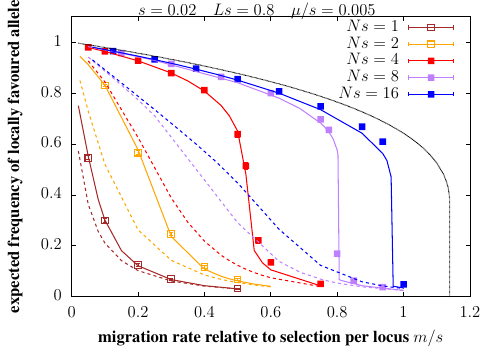

The gnuplot source for this figure:
set output  "allelefreq_vs_mbys.tex"
set terminal epslatex color dl 3.0 blacktext 12 'ptm,b' standalone
set border linewidth 2
set style line 1 lt 3 lc rgb "black"  pt 3 lw 5
set style line 2 lt 3 lc rgb "black"  pt 3  lw 5
set style line 3 lt 3 lc rgb "black"  pt 3  lw 5
set style line 4 lt 3 lc rgb "red"  pt 3 ps 0.8 lw 3
set style line 5 lt 3 lc rgb "blue"  pt 5 ps 0.8 lw 3
set style line 6 lt 3 lc rgb "green"  pt 1 ps 0.8 lw 3
set style line 7 lt 3 lc rgb "red"  pt 3 lw 4
set style line 8 lt 3 lc rgb "blue"  pt 5  lw 4
set style line 9 lt 3 lc rgb "black"  pt 1  lw 4
set style line 10 lt 3 lc rgb "red"  pt 3 lw 4
set style line 11 lt 3 lc rgb "blue"  pt 5  lw 4
set style line 12 lt 3 lc rgb "black"  pt 1  lw 4

#set format y '\large %g'  
#set format x '\large %g'  

#se size  ratio 0.8

#se yrange [0.8:12.8]
se xrange [0.0:1.2]
se xtics (0.0,0.2,0.4,0.6,0.8,1.0,1.2)
se yrange [0.0:1.1]
se ytics (0.0,0.2,0.4,0.6,0.8,1.0)
#se logsc y
#se logsc x
se key at 1.18,1.09

se xlabel "migration rate relative to selection per locus $m/s$"
se ylabel "expected frequency of locally favoured allele"
se label "$s=0.02 \\quad Ls=0.8 \\quad \\mu/s = 0.005$"  at 0.2,1.12
set style function lines

pl "KS1Ku0.005_sims.txt" u 1:(1-$2):((($2*(1-$2)-$3)/4000)**0.5) w yerrorbars ps 1.5 pt 4 lw 3 lc rgb "brown" ti "$Ns=1$",\
"KS2Ku0.01_sims.txt" u ($1/2):(1-$8):((($8*(1-$8)-$9)/4000)**0.5) w yerrorbars ps 1.5 pt 4 lw 3 lc rgb "orange" ti "$Ns=2$",\
"KS4Ku0.02_sims.txt" u ($1/4):(1-$4):((($4*(1-$4)-$5)/800)**0.5) w yerrorbars ps 1.5 pt 5 lw 3 lc rgb "red" ti "$Ns=4$",\
"KS8Ku0.04_sims.txt" u ($1/8):(1-$2):((($2*(1-$2)-$3)/800)**0.5) w yerrorbars ps 1.5 pt 5 lw 3 lc rgb "purple" ti "$Ns=8$",\
"KS16Ku0.08_sims.txt" u ($1/16):(1-$2):((($2*(1-$2)-$3)/400)**0.5) w yerrorbars ps 1.5 pt 5 lw 3 lc rgb "blue" ti "$Ns=16$",\
"Ks1Ku0.005_numerics.txt" u ($1):(1-$3) w lines lw 3 lt 3 lc rgb "brown" noti,\
"Ks2Ku0.01_numerics.txt" u ($1/2):(1-$5) w lines lw 3 lc rgb "orange" noti,\
"Ks4Ku0.02_numerics.txt" u ($1/4):(1-$5) w lines lw 3 lt 3 lc rgb "red" noti,\
"Ks8Ku0.04_numerics.txt" u ($1/8):(1-$3) w lines lw 3 lt 3  lc rgb "purple" noti,\
"Ks16Ku0.08_numerics.txt" u ($1/16):(1-$3) w lines lw 3 lt 3  lc rgb "blue" noti,\
"Ks1Ku0.005_numerics.txt" u ($1):(1-$2) w lines lw 3 lt 3 dt (1,1) lc rgb "brown" noti,\
"Ks2Ku0.01_numerics.txt" u ($1/2):(1-$2) w lines lw 3 dt (1,1) lc rgb "orange" noti,\
"Ks4Ku0.02_numerics.txt" u ($1/4):(1-$2) w lines lw 3 lt 3 dt (1,1) lc rgb "red" noti,\
"Ks8Ku0.04_numerics.txt" u ($1/8):(1-$2) w lines lw 3 lt 3 dt (1,1)  lc rgb "purple" noti,\
"Ks16Ku0.08_numerics.txt" u ($1/16):(1-$2) w lines lw 3 lt 3 dt (1,1)  lc rgb "blue" noti,\
"Deterministic_Ls0.8.txt" u 1:2 w lines lw 3 lt 3 dt (0.2,0.2)  lc rgb "black" noti


#set terminal po col
#set output # closes file
#pause -1 "Hit any key to continue"

#system('epstopdf abc_MM-inc.eps && pdflatex abc_MM.tex')
#system('latex abc_MM.tex && dvips abc_MM.dvi && ps2pdf abc_MM.ps')
